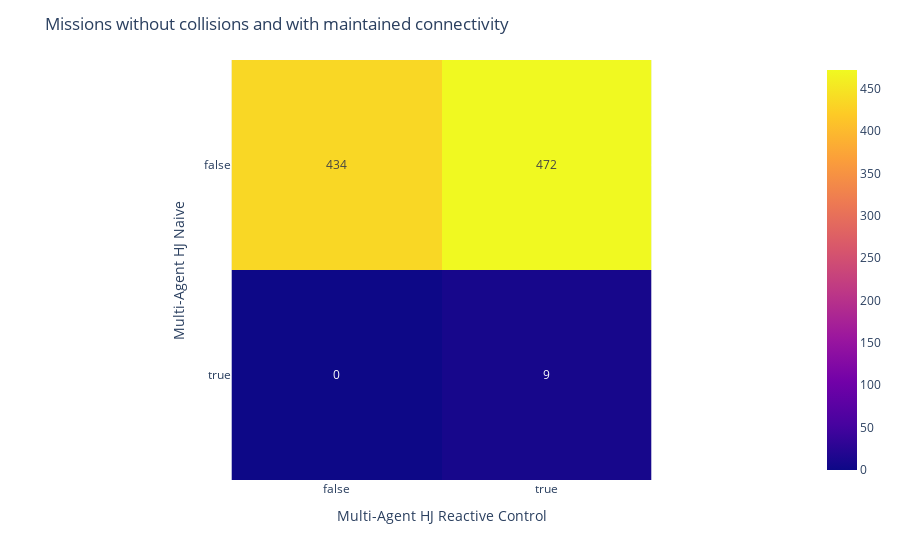

Notebook code cell kept with this figure:
### Markdown cell above
+ Connectivity and Collision maintenance performance

### Code cell
connect_objective_reactive = (metrics_hj_reactive["Isolated_platform_metric"]==0) & (metrics_hj_reactive["Number_of_collision"] == 0)
connect_objective_hj_naive = (metrics_hj_naive["Isolated_platform_metric"]==0) & (metrics_hj_naive["Number_of_collision"] == 0)
fig_react_maint = plot_confusion_matrix(connect_objective_hj_naive , connect_objective_reactive , 
    'Multi-Agent HJ Naive', 'Multi-Agent HJ Reactive Control', title_name= 'Missions without collisions and with maintained connectivity')

### Figure 1 — Plotly figure (JSON) as saved in the notebook; plotly's stock layout.template omitted (floating-point values rounded to 4 significant figures)
{"data": [{"coloraxis": "coloraxis", "hovertemplate": "Multi-Agent HJ Reactive Control: %{x}<br>Multi-Agent HJ Naive: %{y}<br>color: %{z}<extra></extra>", "name": "0", "texttemplate": "%{z}", "type": "heatmap", "x": [false, true], "xaxis": "x", "y": [false, true], "yaxis": "y", "z": [[434, 472], [0, 9]]}], "layout": {"coloraxis": {"colorscale": [[0, "#0d0887"], [0.1111, "#46039f"], [0.2222, "#7201a8"], [0.3333, "#9c179e"], [0.4444, "#bd3786"], [0.5556, "#d8576b"], [0.6667, "#ed7953"], [0.7778, "#fb9f3a"], [0.8889, "#fdca26"], [1, "#f0f921"]]}, "margin": {"t": 60}, "title": {"text": "Missions without collisions and with maintained connectivity"}, "xaxis": {"anchor": "y", "constrain": "domain", "domain": [0, 1], "scaleanchor": "y", "title": {"text": "Multi-Agent HJ Reactive Control"}}, "yaxis": {"anchor": "x", "autorange": "reversed", "constrain": "domain", "domain": [0, 1], "title": {"text": "Multi-Agent HJ Naive"}}}}
